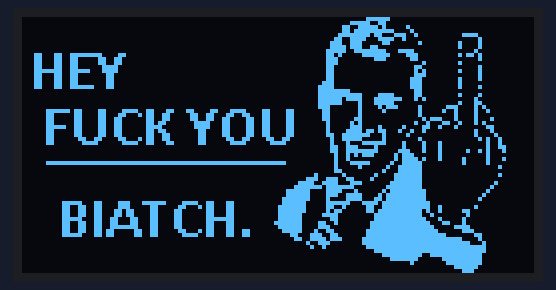
Bench run of a sketch on a simulated ESP8266 (NodeMCU). On the bench: 128×64 one-colour display. A WiFi scan finds three made-up networks.

Above: at 0.2 s.
At 3.0 s:
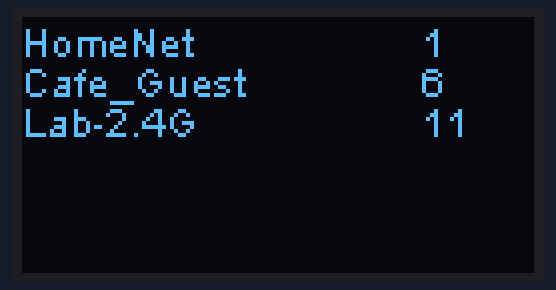

Measured:
- what the display in image 0 shows lasts 2.8 s, from 0.1 s to 2.9 s

The sketch:

WifiScanOLED.ino
```cpp
#include <Wire.h>
#include "SSD1306Wire.h"
#include "ESP8266WiFi.h"
#include "images.h"

SSD1306Wire display(0x3c, 2, 0);  //OLED on GPIO2 and GPIO0
int n; //number of nets found
int y; //scroll index into nets list
int buttonState = 0;

void setup()
{
  // Set WiFi to station mode and disconnect from an AP if it was previously connected
  WiFi.mode(WIFI_STA);
  WiFi.disconnect();
  delay(100);

  display.init();
  display.flipScreenVertically();
  display.setFont(ArialMT_Plain_10);
  display.setTextAlignment(TEXT_ALIGN_LEFT);

  drawImageDemo();

}

void scroll_nets()
{
  int outindex, row, ndisp;
  display.clear();
  ndisp = min(6, n); //num of rows (nets) to display
  for (row = 0; row < ndisp; row++)
  {
    outindex = row + y;
    if (outindex >= n)
      outindex -= n;
    display.drawString(00, 10 * row, WiFi.SSID(outindex));
    //display.drawString(100, 10*row, String(WiFi.RSSI(outindex)));
    display.drawString(100, 10 * row, String(WiFi.channel(outindex)));
  }
  //update scroll pointer
  if (n > 6)
  {
    y++;
    if (y == n)
      y = 0;
  }
  display.display();
}
void drawImageDemo() {
  display.clear();
  display.drawXbm(0, 0, xbm_width, xbm_height, xbm_bits);
  display.display();
  delay(800);
}

void loop()
{
  // every 12 scroll steps (re)scan for nets
  n = WiFi.scanNetworks();
  y = 0; //reset scroll pointer
  // scroll found nets to OLED for 12 steps
  for (int z = 0; z < 24; z++)
  {
    scroll_nets();
    delay(600);
  }
}
```

Source omitted: images.h (data table, 6395 bytes)
